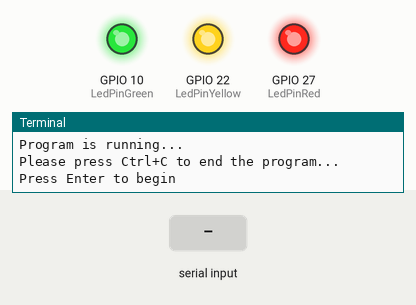
This program was run on a simulated Raspberry Pi (BCM pin numbers). On the bench: output pins drawn as LEDs (lit = HIGH), the last lines printed to the terminal. Dashed ring = blinking. The test bench sets the inputs (shaded band).

Above: at 1.2 s.
1.3 s: "1" typed at the terminal, then Enter
At 2.2 s:
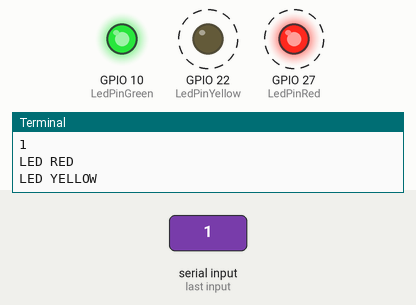
At 2.7 s:
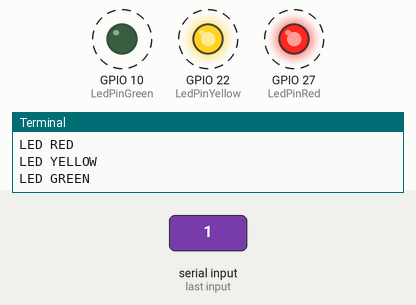
Timing chart, 0 to 10.3 s (numbered marks = the images above; inputs shaded):
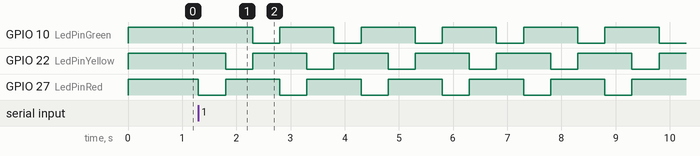

The program:

blinkLed_cz.py
```python
#!/usr/bin/env python

import RPi.GPIO as GPIO
import time

# Set #27 as LED pin
LedPinRed = 27
LedPinYellow = 22
LedPinGreen = 10


# Define a function to print message at the beginning
def print_message():
	print ("========================================")
	print ("|              Blink LED               |")
	print ("|    ------------------------------    |")
	print ("|     RED LED connect to GPIO27        |")
	print ("|    YELLO LED connect to GPIO22       |")
	print ("|    GREEN LED connect to GPIO10       |")
	print ("|                                      |")
	print ("|        LED will Blink at 500ms       |")
	print ("|                                      |")
	print ("========================================\n")
	print 'Program is running...'
	print 'Please press Ctrl+C to end the program...'
	raw_input ("Press Enter to begin\n")

# Define a setup function for some setup
def setup():
	# Set the GPIO modes to BCM Numbering
	GPIO.setmode(GPIO.BCM)
	# Set LedPin's mode to output,
	# and initial level to High(3.3v)
	GPIO.setup(LedPinRed, GPIO.OUT, initial=GPIO.HIGH)
	GPIO.setup(LedPinYellow, GPIO.OUT, initial=GPIO.HIGH)
	GPIO.setup(LedPinGreen, GPIO.OUT, initial=GPIO.HIGH)

# Define a main function for main process
def main():
	# Print messages
	print_message()
	while True:
		print 'LED RED'
		GPIO.output(LedPinRed, GPIO.LOW)
		time.sleep(0.5)
		GPIO.output(LedPinRed, GPIO.HIGH)

		print 'LED YELLOW'
		GPIO.output(LedPinYellow, GPIO.LOW)
		time.sleep(0.5)
		GPIO.output(LedPinYellow, GPIO.HIGH)

		print 'LED GREEN'
		GPIO.output(LedPinGreen, GPIO.LOW)
		time.sleep(0.5)
		GPIO.output(LedPinGreen, GPIO.HIGH)


# Define a destroy function for clean up everything after
# the script finished
def destroy():
	# Turn off LED
	GPIO.output(LedPinRed, GPIO.HIGH)
	GPIO.output(LedPinYellow, GPIO.HIGH)
	GPIO.output(LedPinGreen, GPIO.HIGH)
	# Release resource
	GPIO.cleanup()

# If run this script directly, do:
if __name__ == '__main__':
	setup()
	try:
		main()
	# When 'Ctrl+C' is pressed, the child program
	# destroy() will be  executed.
	except KeyboardInterrupt:
		destroy()
```

Measured:
- after the input at 1.3 s, GPIO 10 (LedPinGreen): alternates HIGH for 1.0 s and LOW for 0.50 s, starting after 1.0 s; GPIO 22 (LedPinYellow): alternates HIGH for 1.0 s and LOW for 0.50 s, starting after 0.50 s; GPIO 27 (LedPinRed): alternates HIGH for 1.0 s and LOW for 0.50 s, starting at once
